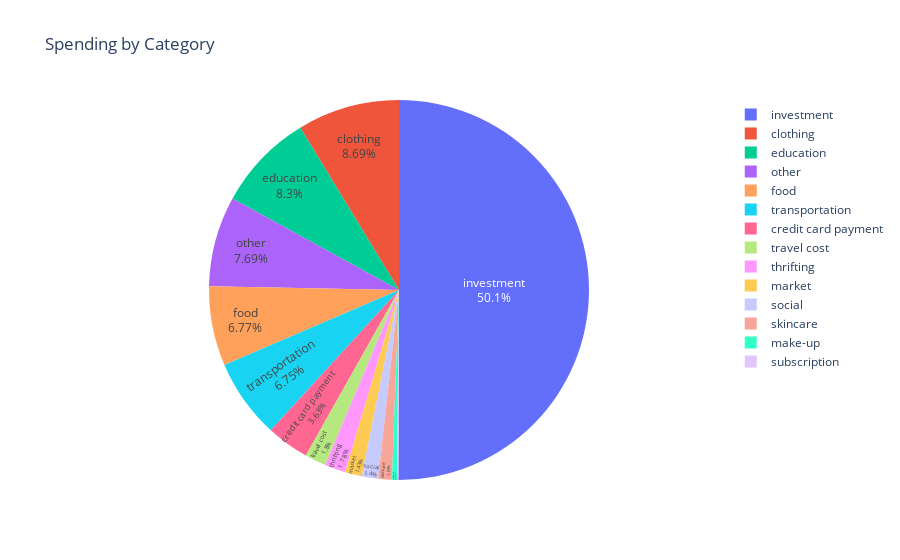

The cell this chart's notebook holds for it:
### Code cell
# Group by Category and sum the Amount
category_spending = df.groupby('Category')['Amount'].sum().reset_index()

# Take the absolute values of the Amount column
category_spending['Amount'] = category_spending['Amount'].abs()

# Plot the pie chart using Plotly
fig = px.pie(category_spending, values='Amount', names='Category', title='Spending by Category')
fig.update_traces(textposition='inside', textinfo='percent+label')
fig.show()

### Figure 1 — Plotly figure (JSON) as saved in the notebook; plotly's stock layout.template omitted (floating-point values rounded to 4 significant figures)
{"data": [{"domain": {"x": [0, 1], "y": [0, 1]}, "hovertemplate": "Category=%{label}<br>Amount=%{value}<extra></extra>", "labels": ["clothing", "credit card payment", "education", "food", "investment", "make-up", "market", "other", "skincare", "social", "subscription", "thrifting", "transportation", "travel cost"], "legendgroup": "", "name": "", "showlegend": true, "textinfo": "percent+label", "textposition": "inside", "type": "pie", "values": [35170.0, 14690.0, 33590.0, 27390.0, 202500.0, 1712.0, 5780.0, 31120.0, 4655.0, 5646.0, 481.8, 7220.0, 27330.0, 7270]}], "layout": {"legend": {"tracegroupgap": 0}, "title": {"text": "Spending by Category"}}}
